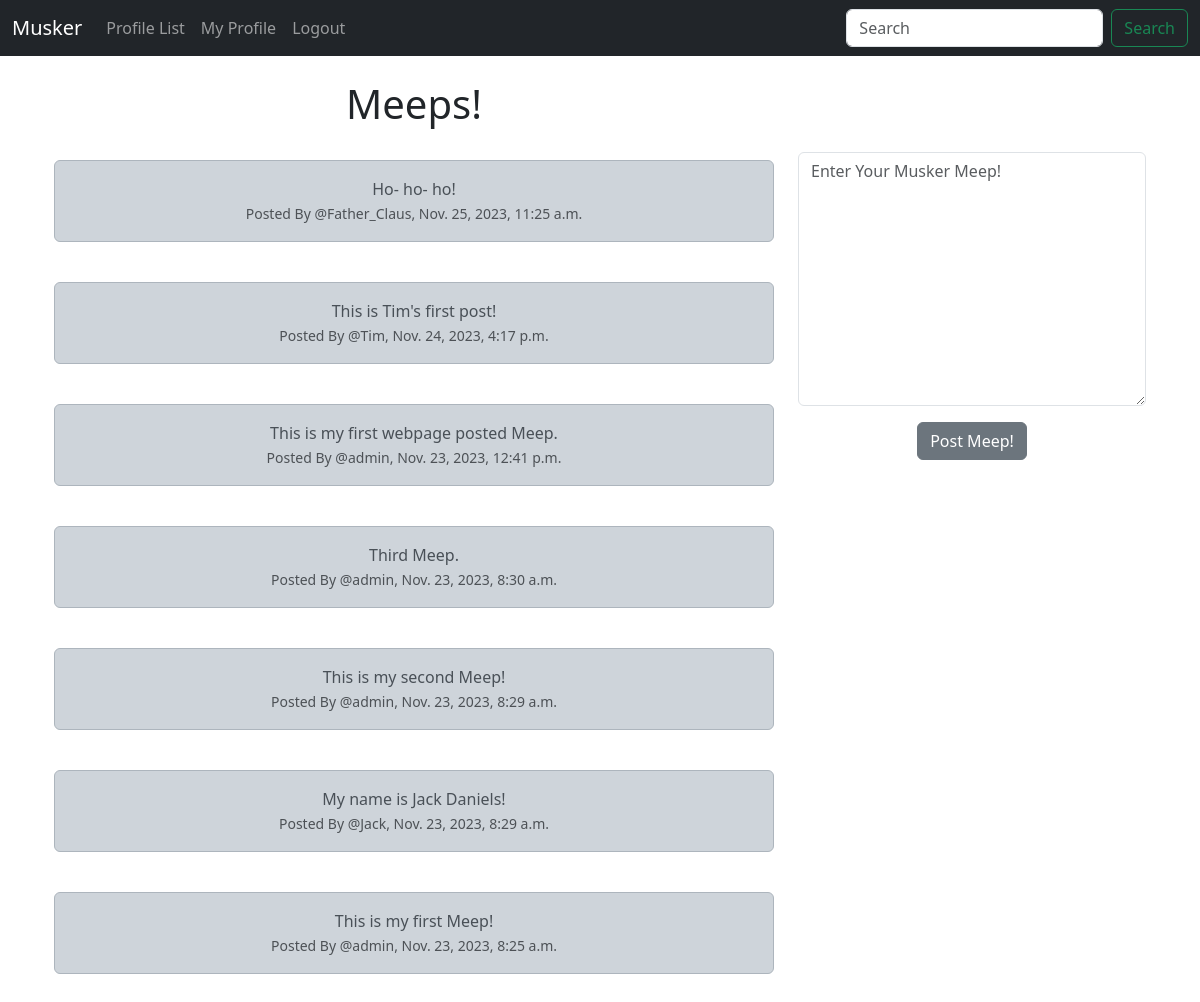
Screenshot of / (signed in) with the database file from the repository.
### musker/models.py (models this page shows, shortened)
class Meep(models.Model):
    user = models.ForeignKey(User, related_name='meeps', on_delete=models.DO_NOTHING)
    body = models.CharField(max_length=200)
    created_at = models.DateTimeField(auto_now_add=True)

### musker/views.py (the view, shortened to what this page needs)
# urls.py: path('', views.home, name='home'),
def home(request):
	if request.user.is_authenticated:
		form = MeepForm(request.POST or None)
		meeps = Meep.objects.all().order_by("-created_at")
		return render(request, 'home.html', {"meeps":meeps, "form":form})
	else:
		meeps = Meep.objects.all().order_by("-created_at")
		return render(request, 'home.html', {"meeps":meeps})

### musker/forms.py
class MeepForm(forms.ModelForm):
    body = forms.CharField(
        required=True,
        widget=forms.Textarea(
            attrs={
                'placeholder': 'Enter Your Musker Meep!',
                'class': 'form-control',
                }
                ),
                label='',)
    class Meta:
        model = Meep
        exclude = ('user',)

### musker/templates/home.html (shortened to what this page needs)
{% extends 'base.html' %}
{% block content %}
<div class="container text-center">
    <div class="row">
        <div class="col-8">
    <h1>Meeps!</h1><br/>
    {% for meep in meeps %}
        <div class="alert alert-dark" role="alert">
            {{ meep.body }}
        <br/>
            <small class="text-muted">Posted By @{{ meep.user.username }}, {{ meep.created_at }}</small>
        </div><br/>
    {% endfor %}
</div>
<div class="col-4">
    <br/><br/><br/>
    {% if form %}
        <form method=POST>
            {{ form.as_p }}
            <button type="submit" class="btn btn-secondary">Post Meep!</button>
        </form>
    {% endif %}
</div>
{% endblock %}

### rows the page displays
Meep: body "Ho- ho- ho!", user.username "Father_Claus", created_at "Nov. 25, 2023, 11:25 a.m."
Meep: body "This is Tim's first post!", user.username "Tim", created_at "Nov. 24, 2023, 4:17 p.m."
Meep: body "This is my first webpage posted Meep.", user.username "admin", created_at "Nov. 23, 2023, 12:41 p.m."
Meep: body "Third Meep.", user.username "admin", created_at "Nov. 23, 2023, 8:30 a.m."
Meep: body "This is my second Meep!", user.username "admin", created_at "Nov. 23, 2023, 8:29 a.m."
Meep: body "My name is Jack Daniels!", user.username "Jack", created_at "Nov. 23, 2023, 8:29 a.m."
Meep: body "This is my first Meep!", user.username "admin", created_at "Nov. 23, 2023, 8:25 a.m."
